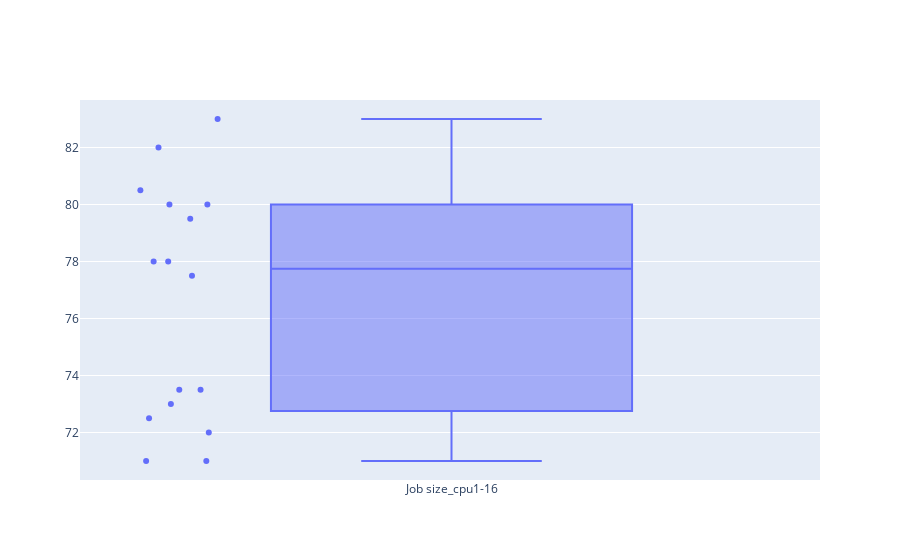
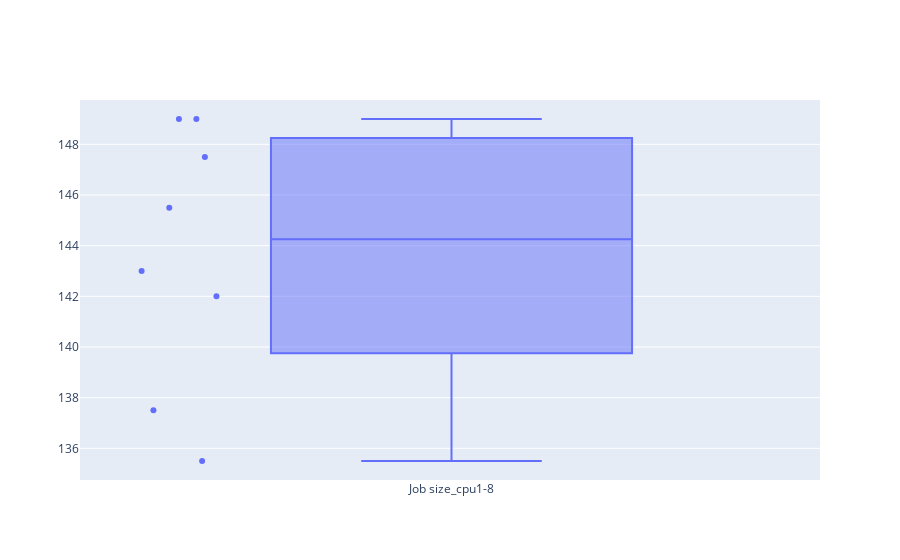
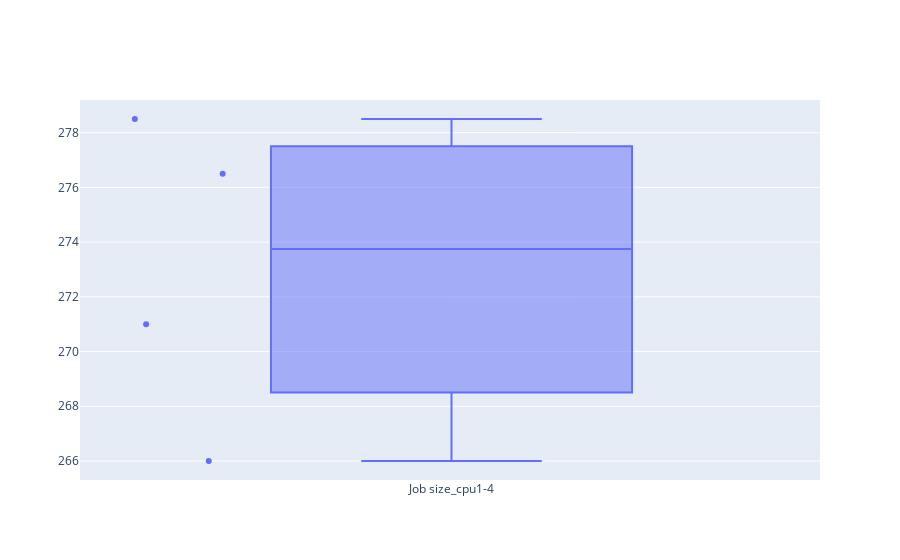
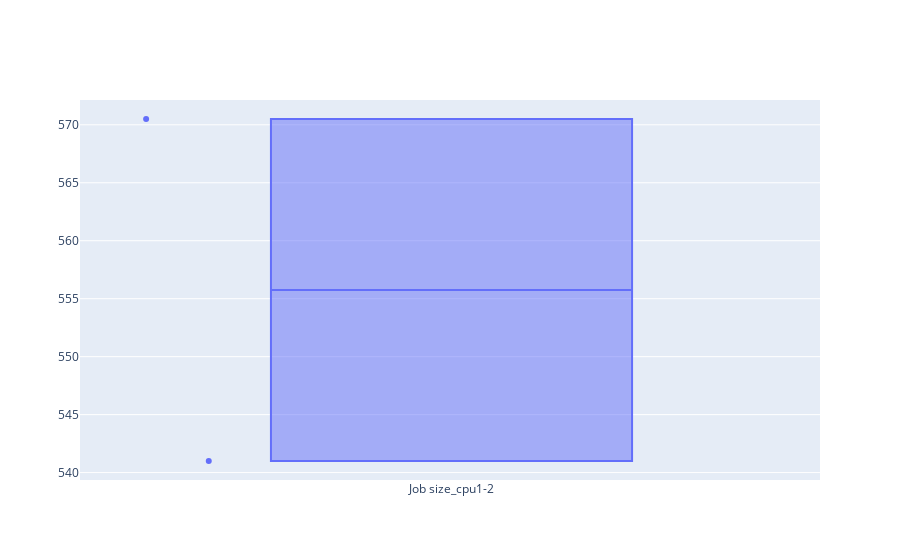

The cell these charts' notebook holds for them, in order:
### Markdown cell above
## CERN Data

### Code cell
#cpu1_1 = pd.read_csv('', delimiter='')
cpu1_2 = pd.read_csv('cpu_bound_1/28eb5163-faf9-485c-85e7-ed594cf7994f_usage.csv', delimiter='|')
cpu1_4 = pd.read_csv('cpu_bound_1/deea2089-6ee4-4a7b-a8a0-1f25b0083f8c_usage.csv', delimiter='|')
cpu1_8 = pd.read_csv('cpu_bound_1/c3ce453f-9869-4482-9a87-abc7ad1f9bc6_usage.csv', delimiter='|')
cpu1_16= pd.read_csv('cpu_bound_1/21bcd8bb-7d0b-4f32-b998-a71ddad2318b_usage.csv', delimiter='|')

csvs = { 'cpu1-16': cpu1_16, 'cpu1-8': cpu1_8, 'cpu1-4': cpu1_4, 'cpu1-2': cpu1_2}
plot_mapper_times(csvs)

### Figure 1 — Plotly figure (JSON) as saved in the notebook; plotly's stock layout.template omitted (floating-point values rounded to 4 significant figures)
{"data": [{"boxpoints": "all", "name": "Job size_cpu1-16", "text": ["wn1.localdomain", "wn4.localdomain", "wn3.localdomain", "wn1.localdomain", "wn2.localdomain", "wn5.localdomain", "wn6.localdomain", "wn4.localdomain", "wn2.localdomain", "wn3.localdomain", "wn4.localdomain", "wn2.localdomain", "wn1.localdomain", "wn3.localdomain", "wn5.localdomain", "wn6.localdomain"], "type": "box", "y": [79.5, 77.5, 71, 80.5, 80, 72, 73, 78, 80, 71, 78, 83, 82, 72.5, 73.5, 73.5]}], "layout": {}}

### Figure 2 — Plotly figure (JSON) as saved in the notebook; plotly's stock layout.template omitted (floating-point values rounded to 4 significant figures)
{"data": [{"boxpoints": "all", "name": "Job size_cpu1-8", "text": ["wn4.localdomain", "wn5.localdomain", "wn2.localdomain", "wn1.localdomain", "wn1.localdomain", "wn3.localdomain", "wn5.localdomain", "wn2.localdomain"], "type": "box", "y": [149, 142, 149, 147.5, 143, 135.5, 137.5, 145.5]}], "layout": {}}

### Figure 3 — Plotly figure (JSON) as saved in the notebook; plotly's stock layout.template omitted (floating-point values rounded to 4 significant figures)
{"data": [{"boxpoints": "all", "name": "Job size_cpu1-4", "text": ["wn3.localdomain", "wn2.localdomain", "wn6.localdomain", "wn4.localdomain"], "type": "box", "y": [266, 278.5, 276.5, 271]}], "layout": {}}

### Figure 4 — Plotly figure (JSON) as saved in the notebook; plotly's stock layout.template omitted (floating-point values rounded to 4 significant figures)
{"data": [{"boxpoints": "all", "name": "Job size_cpu1-2", "text": ["wn1.localdomain", "wn3.localdomain"], "type": "box", "y": [570.5, 541]}], "layout": {}}
